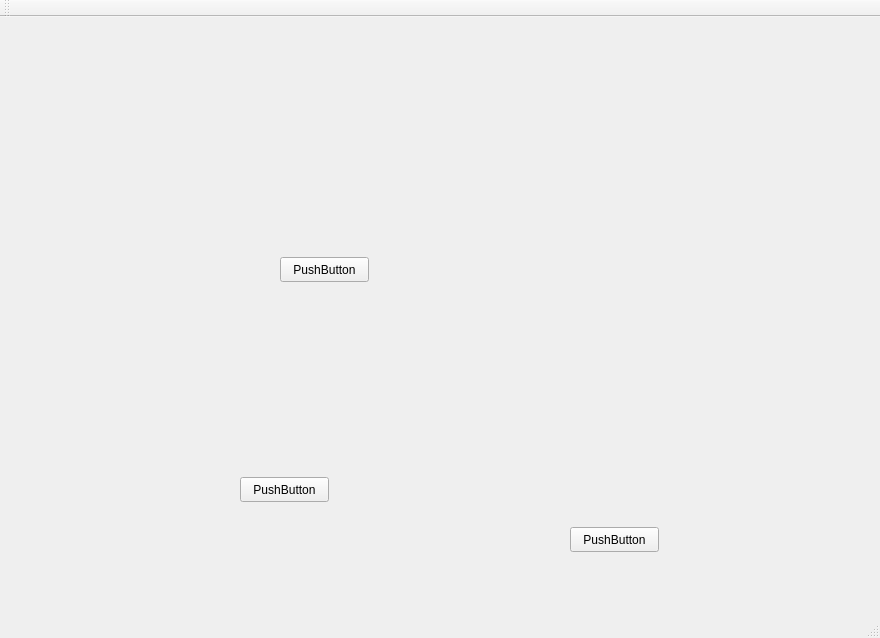
<?xml version="1.0" encoding="UTF-8"?>
<ui version="4.0">
 <class>MainWindow</class>
 <widget class="QMainWindow" name="MainWindow">
  <property name="geometry">
   <rect>
    <x>0</x>
    <y>0</y>
    <width>880</width>
    <height>638</height>
   </rect>
  </property>
  <property name="windowTitle">
   <string>MainWindow</string>
  </property>
  <widget class="QWidget" name="centralWidget">
   <widget class="QPushButton" name="pushButton">
    <property name="geometry">
     <rect>
      <x>240</x>
      <y>460</y>
      <width>89</width>
      <height>25</height>
     </rect>
    </property>
    <property name="text">
     <string>PushButton</string>
    </property>
   </widget>
   <widget class="QPushButton" name="pushButton_2">
    <property name="geometry">
     <rect>
      <x>570</x>
      <y>510</y>
      <width>89</width>
      <height>25</height>
     </rect>
    </property>
    <property name="text">
     <string>PushButton</string>
    </property>
   </widget>
   <widget class="QPushButton" name="pushButton_3">
    <property name="geometry">
     <rect>
      <x>280</x>
      <y>240</y>
      <width>89</width>
      <height>25</height>
     </rect>
    </property>
    <property name="text">
     <string>PushButton</string>
    </property>
   </widget>
  </widget>
  <widget class="QMenuBar" name="menuBar">
   <property name="geometry">
    <rect>
     <x>0</x>
     <y>0</y>
     <width>880</width>
     <height>22</height>
    </rect>
   </property>
  </widget>
  <widget class="QToolBar" name="mainToolBar">
   <attribute name="toolBarArea">
    <enum>TopToolBarArea</enum>
   </attribute>
   <attribute name="toolBarBreak">
    <bool>false</bool>
   </attribute>
  </widget>
  <widget class="QStatusBar" name="statusBar"/>
 </widget>
 <layoutdefault spacing="6" margin="11"/>
 <resources/>
 <connections/>
</ui>
